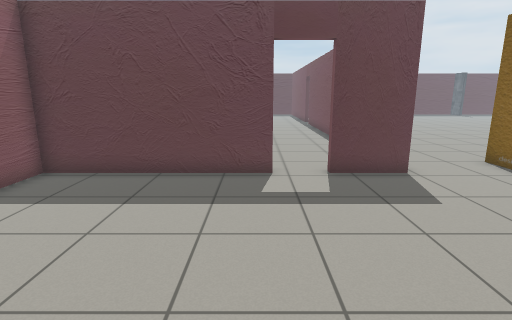
view 1 (above)

22 first-person views from a walk through a world built for the Gazebo simulator. The camera is 1.2 m above the floor, tilts 12° down and sees 80° across. The floor is counted in squares, 0.5 m on a side. Each view is taken from the middle of a square. On the plan, view 1 faces up. The plan holds only what a view shows up to about 18 squares ahead; the rest is blank. The place goes on beyond the plan. Some stock models are drawn as simple stand-ins.

view 2
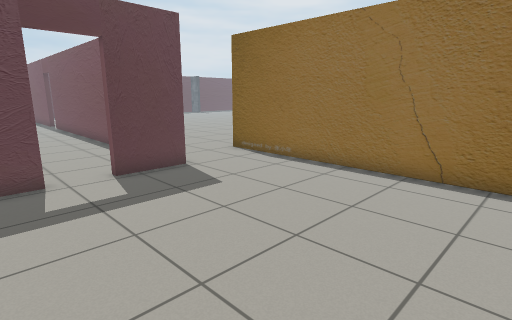

view 3
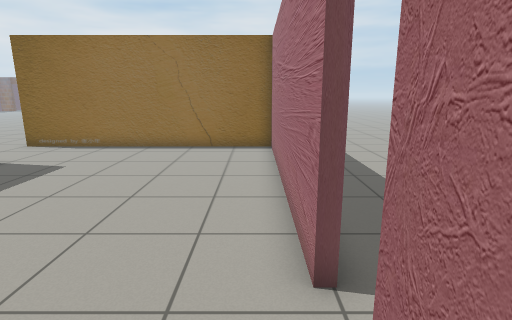

view 4
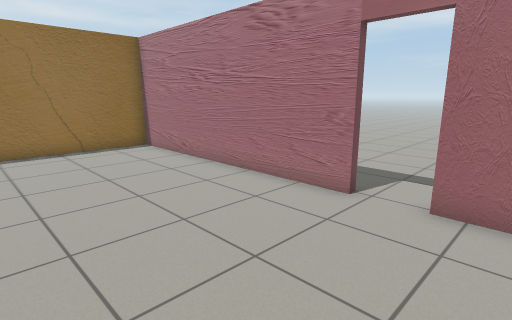

view 5
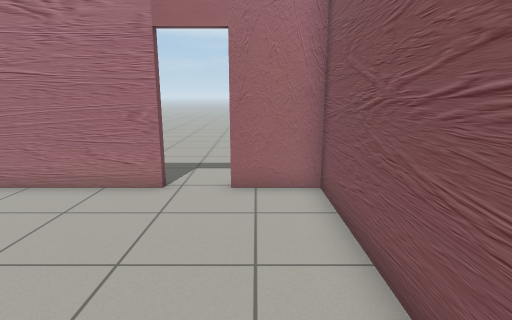

view 6
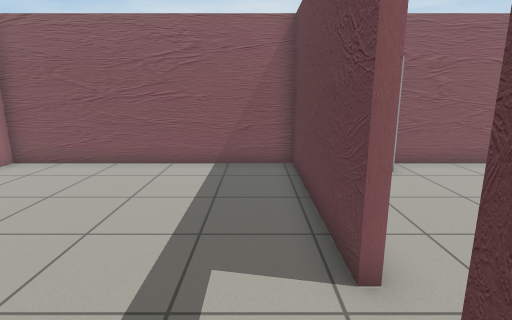

view 7
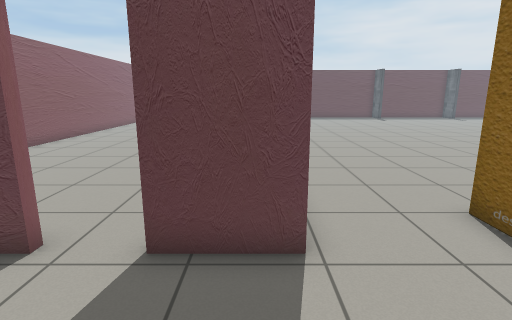

view 8
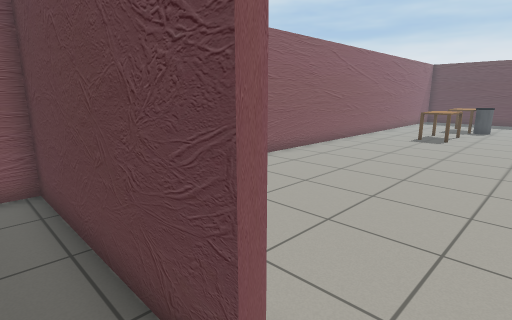

view 9
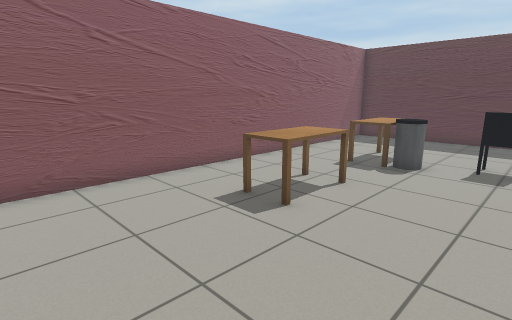

view 10
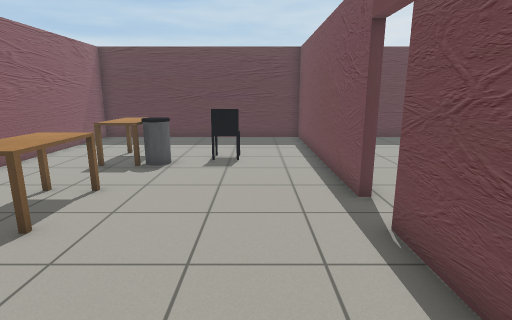

view 11
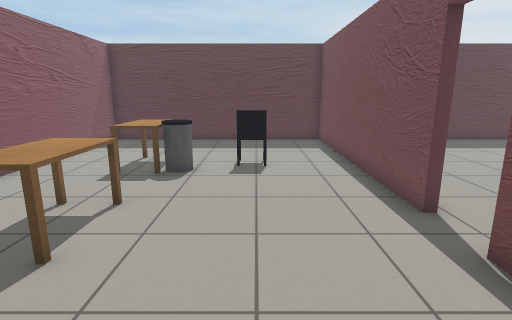

view 12
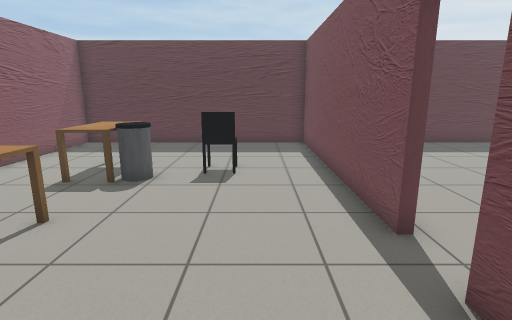

view 13
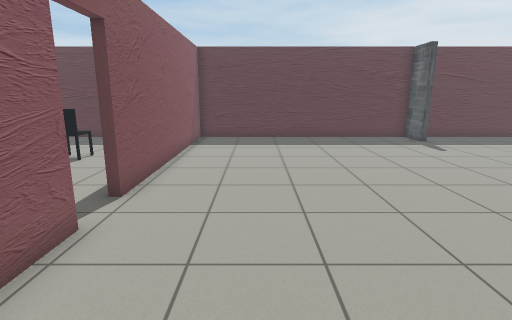

view 14
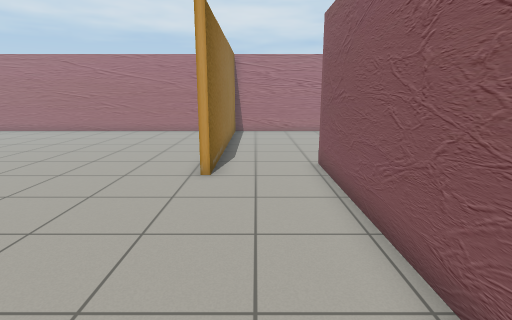

view 15
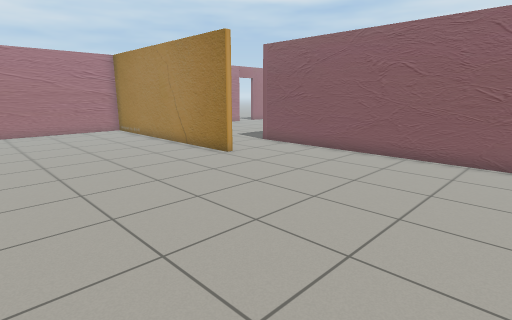

view 16
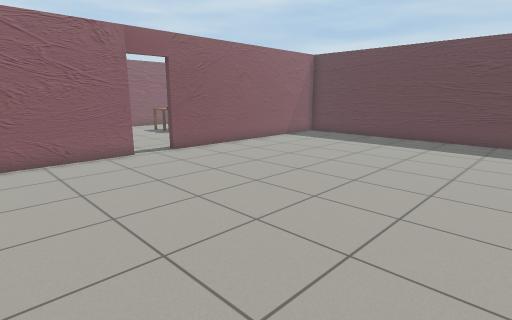

view 17
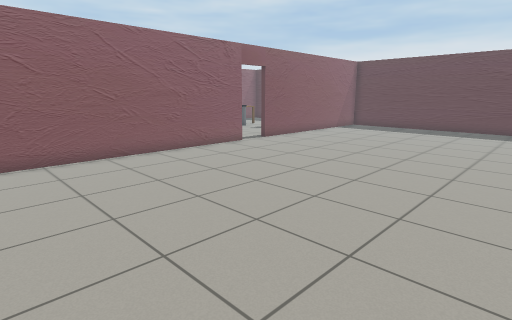

view 18
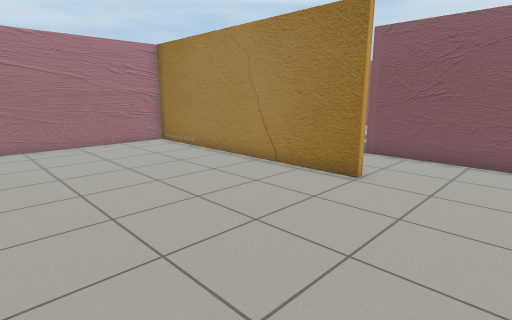

view 19
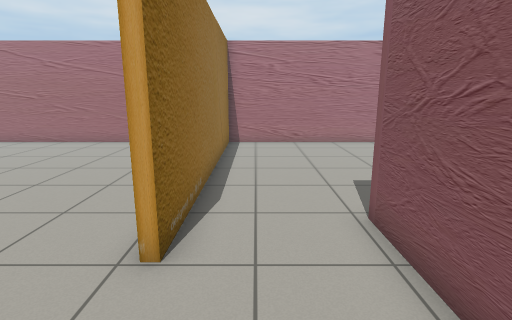

view 20
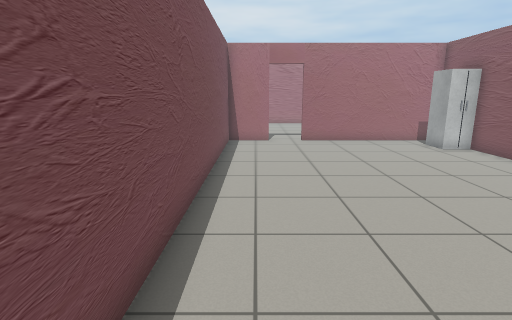

view 21
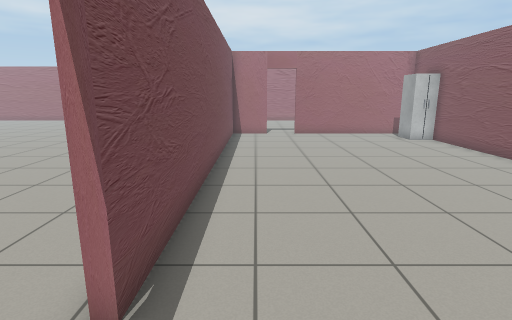

view 22
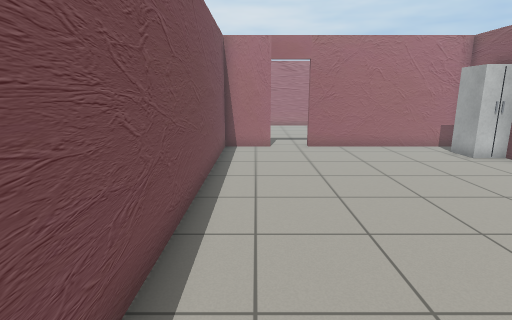

### Floor plan
Ten units are one square. View 1 is at (0, 0); x grows to the right and y downward. Boxes are objects, and circles mark ways between rooms. Rooms are numbered by the first view taken in them; rooms with no view inside come last. Other rooms are left out.
<svg viewBox="-73 -392 253 407">
<path fill="none" stroke="#000" d="M6 -93 -67 -93 -67 7 -42 7M-25 7 84 7 84 -110M48 -125 48 -93 22 -93M45 -280 45 -387 -67 -387 -67 -99M22 -96 45 -96 45 -262M-68 -96 5 -96M48 -262 48 -125M87 -110 87 7 175 7M171 -370 167 -370 167 -387 48 -387 48 -280"/>
<rect x="-65" y="-125" width="20" height="20" fill="#bbb"><title>fridge</title></rect>
<rect x="-35" y="-295" width="20" height="40" fill="#bbb"><title>desk</title></rect>
<rect x="-35" y="-345" width="20" height="40" fill="#bbb"><title>desk</title></rect>
<rect x="-25" y="-325" width="20" height="20" fill="#bbb"><title>bin</title></rect>
<rect x="-5" y="-335" width="20" height="20" fill="#bbb"><title>office chair</title></rect>
<circle cx="15" cy="-95" r="3" fill="#2a7"/>
<circle cx="65" cy="-115" r="3" fill="#2a7"/>
<circle cx="50" cy="-275" r="3" fill="#2a7"/>
<text x="10" y="-40">1</text>
<text x="-10" y="-250">2</text>
<text x="120" y="-200">3</text>
</svg>
Room 1 opens to room 2. Room 1 opens to room 3. Room 2 opens to room 3.

Where each view was taken, in squares from view 1:
view 1: 0 up, 0 right, facing up
view 2: 0 up, 1 left, facing up-right
view 3: 0 up, 6 left, facing right
view 4: 6 up, 6 left, facing down-right
view 5: 7 up, 5 left, facing down
view 6: 8 up, 4 right, facing left
view 7: 5 up, 4 right, facing up
view 8: 8 up, 2 right, facing up-left
view 9: 21 up, 2 right, facing up-left
view 10: 21 up, 2 right, facing up
view 11: 22 up, 1 right, facing up
view 12: 23 up, 2 right, facing up
view 13: 21 up, 8 right, facing up
view 14: 20 up, 7 right, facing down
view 15: 21 up, 17 right, facing down-left
view 16: 21 up, 17 right, facing up-left
view 17: 15 up, 17 right, facing up-left
view 18: 15 up, 17 right, facing down-left
view 19: 15 up, 7 right, facing down
view 20: 26 up, 3 right, facing down
view 21: 29 up, 3 right, facing down
view 22: 24 up, 3 right, facing down
